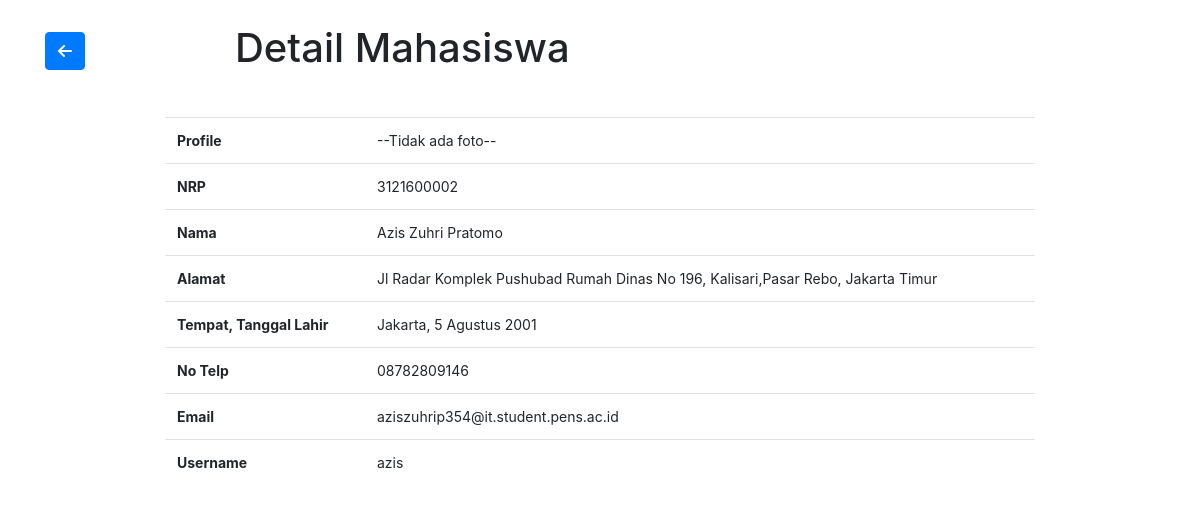
/detail_mahasiswa.php?nrp=3121600002 (signed in), run on the app's committed database.
### tables this page shows
CREATE TABLE `data_mahasiswa` (
  `nrp` varchar(11) NOT NULL,
  `nama` varchar(100) NOT NULL,
  `alamat` varchar(255) NOT NULL,
  `ttl` varchar(255) NOT NULL,
  `email` varchar(50) NOT NULL,
  `nohp` varchar(15) NOT NULL,
  `username` varchar(50) NOT NULL,
  `password` varchar(255) NOT NULL,
  `profil` varchar(255) DEFAULT NULL
);

### library/controller.php (called while the page is built, shortened)
<?php
    include 'opendb.php';
    function getDataByNrp($nrp){
        global $conn;
        $data = "SELECT * FROM data_mahasiswa WHERE nrp='$nrp'";
        $result = mysqli_query($conn, $data);
        $rows = [];
        while($row = mysqli_fetch_assoc($result)){
            $rows[] = $row;
        }
        return $rows;
    }
?>

### detail_mahasiswa.php (the view, shortened to what this page needs)
<?php
    include 'library/controller.php';
    if (!isset($_SESSION['user_is_logged_in'])) {
        header('Location: login.php');
        exit;
    } else {
        $nrp = $_GET['nrp'] ?? '';
        $mahasiswa = getDataByNrp($nrp);
    }
?>
<!DOCTYPE html>
<html lang="en">
<head>
    <link rel="stylesheet" href="https://cdn.jsdelivr.net/npm/bootstrap@4.6.1/dist/css/bootstrap.min.css">
    <link href="assets/style.css" rel="stylesheet">
</head>
<body>
    <div class="container mt-4">
        <div class="row">
            <div class="col col-lg-2 mt-2">
                <a href="data_mahasiswa.php" class="btn btn-primary"><i class="fa-solid fa-arrow-left"></i></a>
            </div>
            <div class="col">
                <h1 >Detail Mahasiswa</h1><br>
            </div>
        </div>
    </div>
    <div class="container mt-3" style="width: 75%;">
        <table class="table">
            <?php foreach($mahasiswa as $mhs): ?>
                <tr>
                    <th>Profile</th>
                    <?php if($mhs['profil'] == NULL): ?>
                        <td>--Tidak ada foto--</td>
                    <?php endif; ?>
                </tr>
                <tr>
                    <th style="width: 200px">NRP</th>
                    <td><?= $mhs['nrp'] ?></td>
                </tr>
                <tr>
                    <th>Nama</th>
                    <td><?= $mhs['nama'] ?></td>
                </tr>
                <tr>
                    <th>Alamat</th>
                    <td><?= $mhs['alamat'] ?></td>
                </tr>
                <tr>
                    <th>Tempat, Tanggal Lahir</th>
                    <td><?= $mhs['ttl'] ?></td>
                </tr>
                <tr>
                    <th>No Telp</th>
                    <td><?= $mhs['nohp'] ?></td>
                </tr>
                <tr>
                    <th>Email</th>
                    <td><?= $mhs['email'] ?></td>
                </tr>
                <tr>
                    <th>Username</th>
                    <td><?= $mhs['username'] ?></td>
                </tr>
            <?php endforeach; ?>
        </table>
    </div>
</body>
</html>

### assets/style.css (style rules this page uses)
body { font-size: .875rem; }

### data on the page
data_mahasiswa: shows "--Tidak ada foto--", nrp "3121600002", nama "Azis Zuhri Pratomo", alamat "Jl Radar Komplek Pushubad Rumah Dinas No 196, Kalisari,Pasar Rebo, Jakarta Timur", ttl "Jakarta, 5 Agustus 2001", nohp "08782809146", email "aziszuhrip354@it.student.pens.ac.id", username "azis"
